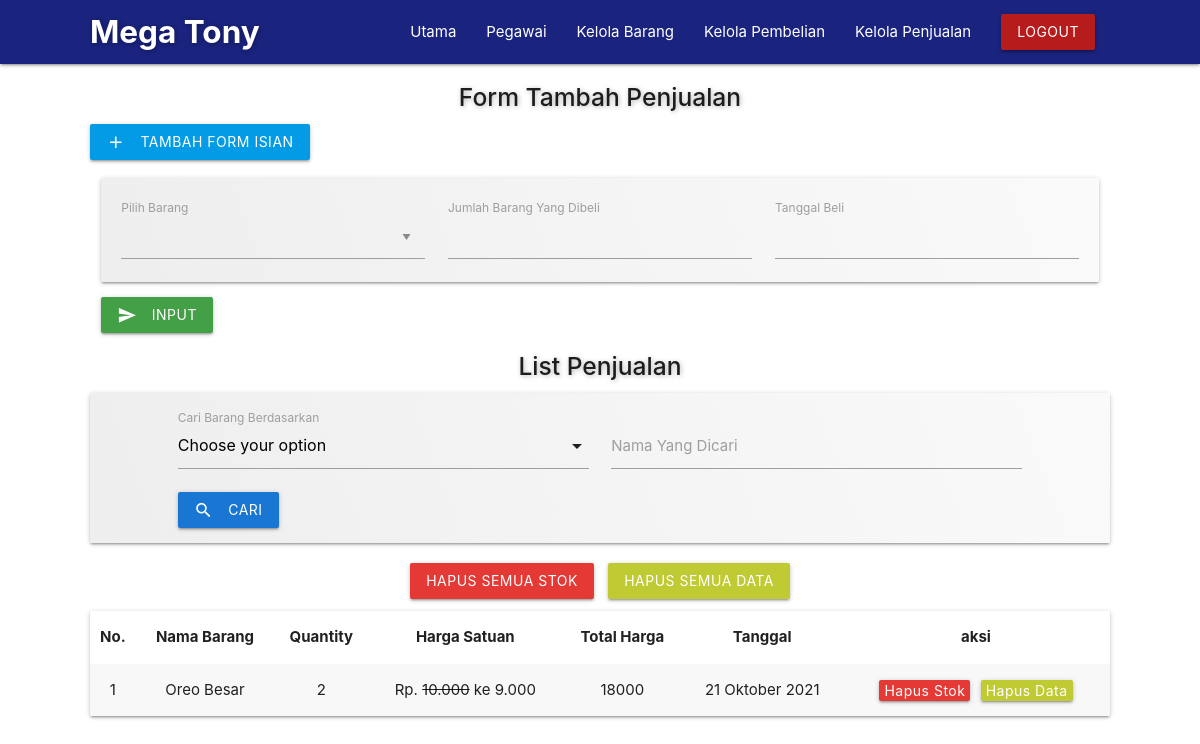
Before: /admin/penjualan.php (signed in) with the older database file.
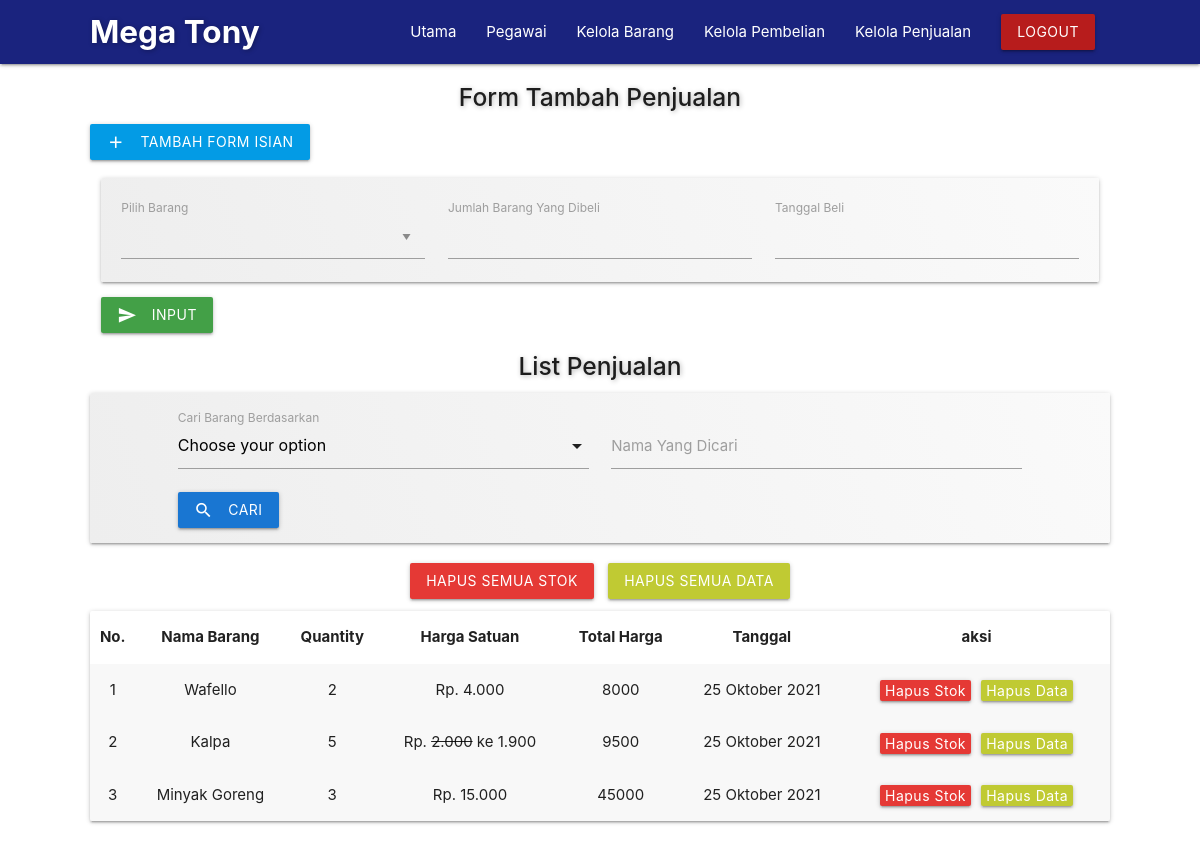
After: the same page with the newer database file.
### tables this page shows
CREATE TABLE IF NOT EXISTS `penjualan` (
  `id` int(11) NOT NULL AUTO_INCREMENT,
  `id_barang` int(11) DEFAULT NULL,
  `jum_yg_dibeli` int(11) DEFAULT NULL,
  `tot_yg_dibeli` int(11) DEFAULT NULL,
  `tanggal` datetime DEFAULT NULL,
  PRIMARY KEY (`id`)
);

CREATE TABLE IF NOT EXISTS `list_barang` (
  `id_barang` int(11) NOT NULL AUTO_INCREMENT,
  `nama_barang` text DEFAULT NULL,
  `harga` double DEFAULT NULL,
  `stok` int(11) DEFAULT NULL,
  `promo` text DEFAULT NULL,
  `diskon` int(11) DEFAULT NULL,
  `satuan` varchar(50) DEFAULT NULL,
  `unit` int(11) DEFAULT NULL,
  `tgl_expire` date DEFAULT NULL,
  `foto` text DEFAULT NULL,
  PRIMARY KEY (`id_barang`)
);

### admin/asset/datetime/datetimeFormat.php (called while the page is built, shortened)
<?php
class datetimeFormat {
    public static function TanggalIndo($date){
          $BulanIndo = array(
                            "Januari",
                            "Februari",
                            "Maret",
                            "April",
                            "Mei",
                            "Juni",
                            "Juli",
                            "Agustus",
                            "September",
                            "Oktober",
                            "November",
                            "Desember"
                            );
          $tahun = substr($date, 0, 4);
          $bulan = substr($date, 5, 2);
          $tgl   = substr($date, 8, 2);
          $result = $tgl . " " . $BulanIndo[(int)$bulan-1] . " ". $tahun;
          return($result);
    }
}
?>

### admin/penjualan.php (the view, shortened to what the changed rows need)
<?php
	include('template/header.php');
	include 'asset/datetime/datetimeFormat.php';
?>
<link rel="stylesheet" type="text/css" href="asset/css/pembelian-penjualan-style.css">
<?php
  $qry    = "SELECT
							a.*,
							b.nama_barang,
							b.stok,
							b.harga,
							b.diskon
						FROM penjualan a
						LEFT JOIN list_barang b ON a.id_barang=b.id_barang";
  $orderby = "id";
  $sel_qry = mysqli_query($mysqli, "SELECT * FROM penjualan");
  $jum_data = mysqli_num_rows($sel_qry);
?>
	<section id="penjualan">
		<div class="container list-penjualan">
			<?php
			 if ($jum_data == 0) {
			?>
				<h5 class="center-align title-form red-text text-darken-1">Penjualan Belum Ada</h5>
			<?php } else { ?>
			<div class="card-panel">
				<table class="striped centered responsive-table">
	        <thead>
	          <tr>
	          		<th>No.</th>
	              <th>Nama Barang</th>
	              <th>Quantity</th>
	              <th>Harga Satuan</th>
	              <th>Total Harga</th>
	              <th>Tanggal</th>
	              <th>aksi</th>
	          </tr>
	        </thead>
	        <tbody>
	        <?php
	        	$no = 1;
						$kolomCari=(isset($_GET['Kolom']))? $_GET['Kolom'] : "";
						$kolomKataKunci=(isset($_GET['KataKunci']))? $_GET['KataKunci'] : "";
						if($kolomCari=="" && $kolomKataKunci==""){
						  $dt = mysqli_query($mysqli, "$qry ORDER BY $orderby DESC");
						}else{
						  $dt = mysqli_query($mysqli, "$qry WHERE $kolomCari LIKE '%$kolomKataKunci%'");
						}
						while($data = mysqli_fetch_array($dt)) {
					?>
	          <tr>
	          	<td><?php echo $no; ?></td>
	            <td><?php echo $data['nama_barang']; ?></td>
	            <td><?php echo $data['jum_yg_dibeli']; ?></td>
	            <td>
            	Rp. <?php if ($data['diskon'] == 0) {
                echo number_format($data['harga'],0,",",".");
              } else {
                echo '<del>'.number_format($data['harga'],0,",",".").'</del> ke ';
                $diskon       = $data['harga'] * $data['diskon']/100;
                $harga_diskon = $data['harga'] - $diskon;
                echo number_format($harga_diskon,0,",",".");
              } ?>
	            </td>
	            <td><?php echo $data['tot_yg_dibeli']; ?></td>
	            <td><?php echo datetimeFormat::TanggalIndo($data['tanggal']); ?></td>
	            <td>
	            	<a class="waves-effect waves-light btn red darken-1 confirm-delete-stok" style="cursor: pointer;">Hapus Stok</a>
	            	<a class="waves-effect waves-light btn lime darken-1 confirm-delete-data" style="cursor: pointer;">Hapus Data</a>
	            </td>
	          </tr>
	        <?php $no++; } ?>
	        </tbody>
	      </table>
			</div>
		<?php } ?>
		</div>
	</section>
<?php include('template/footer.php'); ?>

Changed rows visible on the page:
removed penjualan: id_barang.nama_barang "Oreo Besar", jum_yg_dibeli "2", id_barang.harga "10.000", id_barang.diskon "9.000", tot_yg_dibeli "18000", tanggal "21 Oktober 2021"
added penjualan: id_barang.nama_barang "Wafello", jum_yg_dibeli "2", id_barang.harga "4.000", tot_yg_dibeli "8000", tanggal "25 Oktober 2021"
added penjualan: id_barang.nama_barang "Kalpa", jum_yg_dibeli "5", id_barang.harga "2.000", id_barang.diskon "1.900", tot_yg_dibeli "9500", tanggal "25 Oktober 2021"
added penjualan: id_barang.nama_barang "Minyak Goreng", jum_yg_dibeli "3", id_barang.harga "15.000", tot_yg_dibeli "45000", tanggal "25 Oktober 2021"
